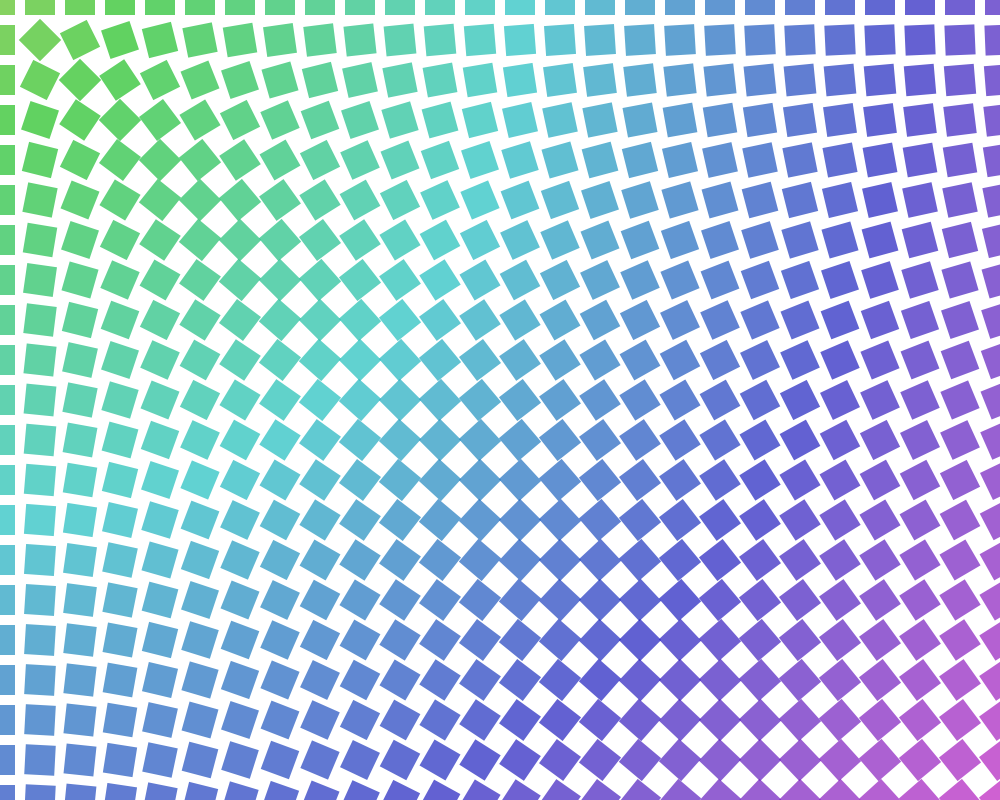
Frame 1 (no input)
Frame 60 (the mouse pressed at the canvas centre just before this capture): identical to frame 1, image omitted
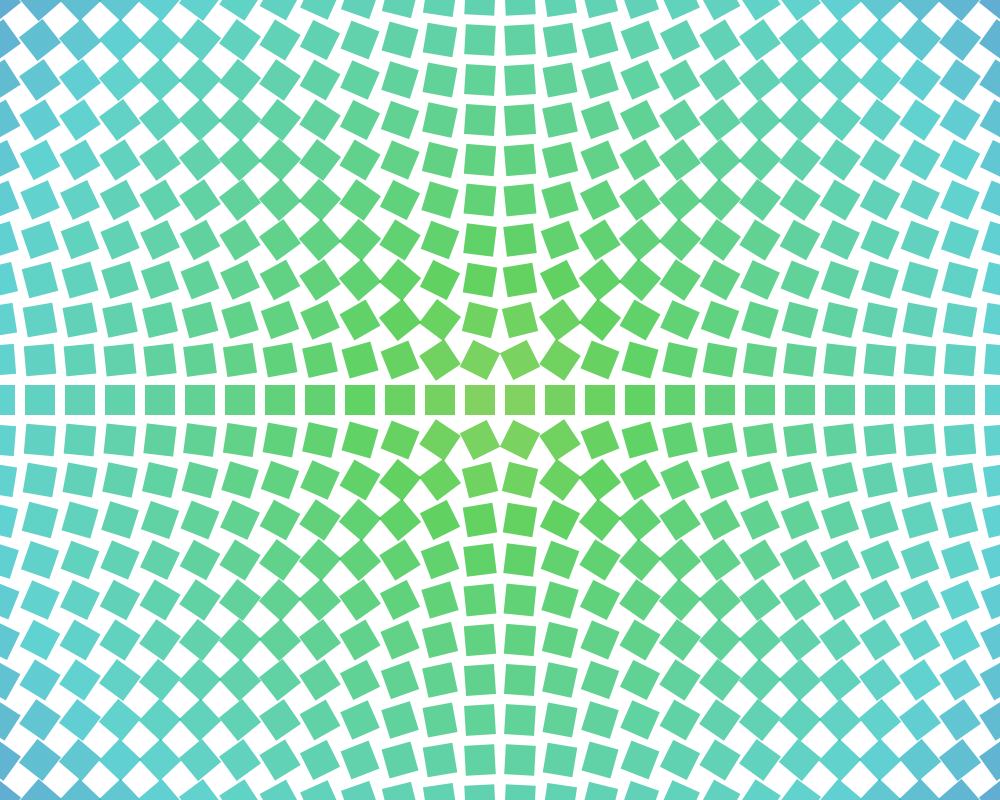
Frame 120 (the mouse held since frame 60 and released just before this capture)

The Processing sketch that drew these frames (run headless with seeded random() and noise(); from frame 60 on, the mouse is pressed at the canvas centre):

// Processing sketch: processing_71465
// ── processing_71465.pde

Box[] boxes;

void setup() {

  size(1000, 800);
  smooth();

  colorMode(HSB, 360, 100, 100, 100);
  rectMode(CENTER);
  background(0, 0, 100);
  noStroke();


  int counter = 0;
  int num = ((width / 40) + 1) * ((height / 40) + 1); 
  boxes = new Box[num];

  for (int i = 0; i <= width; i+=40) {
    for (int j = 0; j <= height; j+=40) {
      boxes[counter] = new Box(i, j);
      counter++;
    }
  }
}

void draw() {

  fill(0, 0, 100);
  rect(width/2, height/2, width, height);

  for (int i = 0; i < boxes.length; i++) {
    boxes[i].draw();
  }
}

class Box {

  int x;
  int y;

  Box(int x, int y) {
    this.x = x;
    this.y = y;
  }

  void draw() {

    float d = dist(mouseX, mouseY, x, y);
    float c = map(d, 0, 1131, 100, 275);
    float r = 30;

    pushMatrix();

    float atan = atan2(mouseX-x, mouseY-y);
    translate(x, y);


    rotate(atan);

    fill(c, 85, 75, 70);
    rect(0, 0, r, r);

    popMatrix();
  }
}
